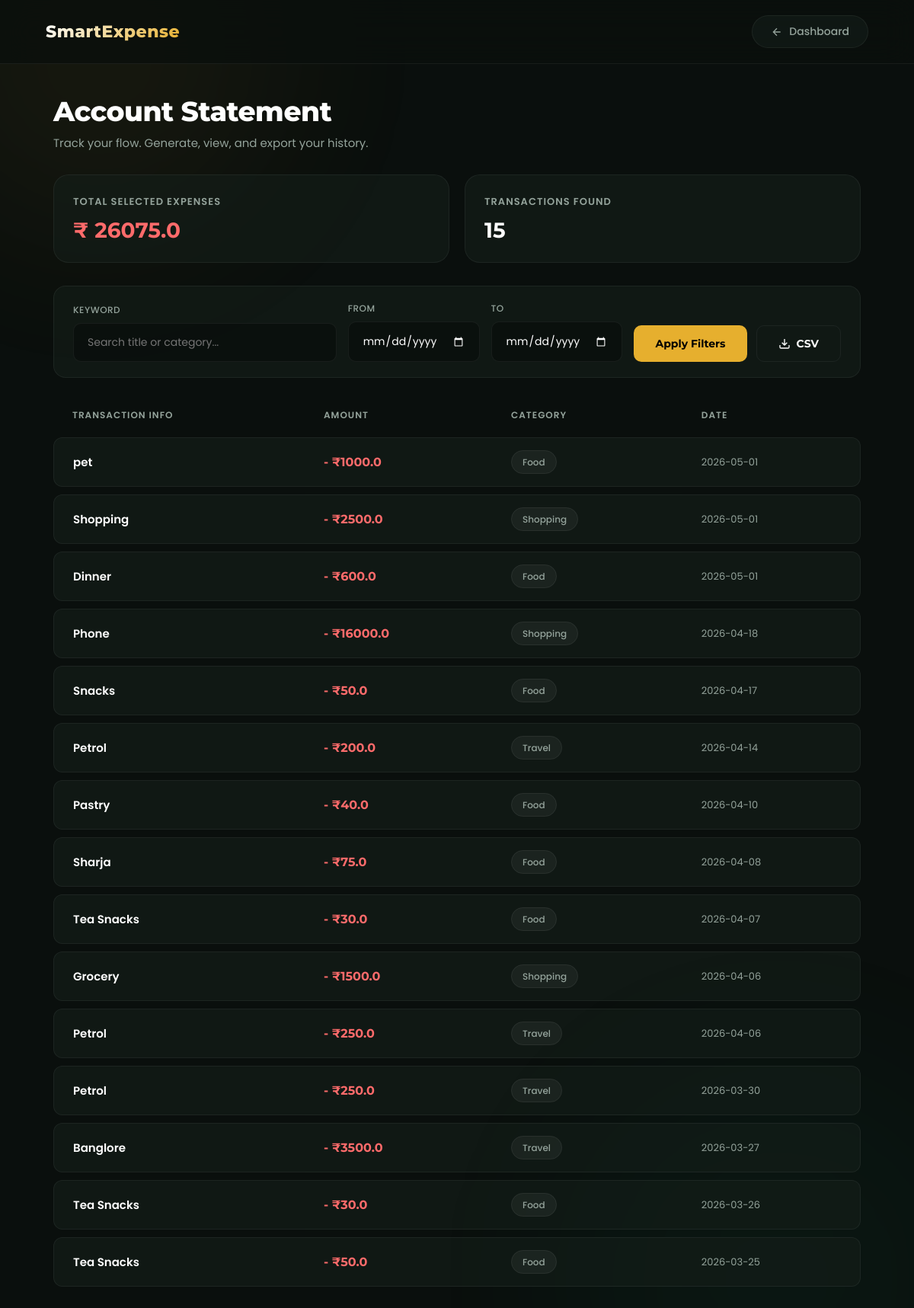
Screenshot of /statement (signed in) with the database file from the repository.
### tables this page shows
CREATE TABLE expenses (
                id INTEGER PRIMARY KEY AUTOINCREMENT,
                user_email TEXT,
                title TEXT,
                amount REAL,
                category TEXT,
                date TEXT
            );

### app.py (the view)
@app.route("/statement")
def statement():
    if "user" not in session:
        return redirect("/login")
    search_query = request.args.get('search')
    start_date = request.args.get('start_date')
    end_date = request.args.get('end_date')
    conn = sqlite3.connect(DB_FILE)
    cursor = conn.cursor()
    query = "SELECT title, amount, category, date FROM expenses WHERE user_email = ?"
    params = [session["email"]]
    if search_query:
        query += " AND (title LIKE ? OR category LIKE ?)"
        search_term = f"%{search_query}%"
        params.extend([search_term, search_term])
    if start_date:
        query += " AND date >= ?"
        params.append(start_date)
    if end_date:
        query += " AND date <= ?"
        params.append(end_date)
    query += " ORDER BY date DESC"
    cursor.execute(query, tuple(params))
    expenses = cursor.fetchall()
    total_expense = sum([exp[1] for exp in expenses]) if expenses else 0
    conn.close()
    return render_template(
        "statement.html",
        expenses=expenses,
        total_expense=total_expense
    )

### templates/statement.html (shortened to what this page needs)
<!DOCTYPE html>
<html lang="en">
<head>
</head>
<body>
    <header>
        <div class="logo">SmartExpense</div>
        <a href="/dashboard">
            <svg width="16" height="16" viewBox="0 0 24 24" fill="none" stroke="currentColor" stroke-width="2"><path d="M19 12H5M12 19l-7-7 7-7"/></svg>
            Dashboard
        </a>
    </header>
    <div class="container">
        <div class="header-section">
            <div class="title-wrapper">
                <h1>Account Statement</h1>
                <p>Track your flow. Generate, view, and export your history.</p>
            </div>
        </div>
        <div class="stats-grid">
            <div class="stat-card">
                <span class="stat-label">Total Selected Expenses</span>
                <span class="stat-value expense">₹ {{ total_expense }}</span>
            </div>
            <div class="stat-card">
                <span class="stat-label">Transactions Found</span>
                <span class="stat-value">{{ expenses|length if expenses else 0 }}</span>
            </div>
        </div>
        <div class="controls-card">
            <form action="/statement" method="GET" class="filter-form">
                <div class="input-group" style="flex: 2;">
                    <label for="search">Keyword</label>
                    <input type="text" id="search" name="search" placeholder="Search title or category..." value="{{ request.args.get('search', '') }}">
                </div>
                <div class="input-group">
                    <label for="start_date">From</label>
                    <input type="date" id="start_date" name="start_date" value="{{ request.args.get('start_date', '') }}">
                </div>
                <div class="input-group">
                    <label for="end_date">To</label>
                    <input type="date" id="end_date" name="end_date" value="{{ request.args.get('end_date', '') }}">
                </div>
                <div class="btn-group">
                    <button type="submit" class="btn">Apply Filters</button>
                    <button type="submit" formaction="/export-csv" formmethod="GET" class="btn btn-outline">
                        <svg width="16" height="16" viewBox="0 0 24 24" fill="none" stroke="currentColor" stroke-width="2"><path d="M21 15v4a2 2 0 0 1-2 2H5a2 2 0 0 1-2-2v-4M7 10l5 5 5-5M12 15V3"/></svg>
                        CSV
                    </button>
                </div>
            </form>
        </div>
        <div class="statement-area">
            <table>
                <thead>
                    <tr>
                        <th>Transaction Info</th>
                        <th>Amount</th>
                        <th>Category</th>
                        <th>Date</th>
                    </tr>
                </thead>
                <tbody>
                    {% for exp in expenses %}
                    <tr>
                        <td data-label="Info" class="tx-title">{{ exp[0] }}</td>
                        <td data-label="Amount" class="tx-amount">- ₹{{ exp[1] }}</td>
                        <td data-label="Category"><span class="category-badge">{{ exp[2] }}</span></td>
                        <td data-label="Date" class="tx-date">{{ exp[3] }}</td>
                    </tr>
                    {% endfor %}
                </tbody>
            </table>
        </div>
    </div>
</body>
</html>

### rows the page displays
expenses: title "pet", amount "1000.0", category "Food", date "2026-05-01"
expenses: title "Shopping", amount "2500.0", category "Shopping", date "2026-05-01"
expenses: title "Dinner", amount "600.0", category "Food", date "2026-05-01"
expenses: title "Phone", amount "16000.0", category "Shopping", date "2026-04-18"
expenses: title "Snacks", amount "50.0", category "Food", date "2026-04-17"
expenses: title "Petrol", amount "200.0", category "Travel", date "2026-04-14"
expenses: title "Pastry", amount "40.0", category "Food", date "2026-04-10"
expenses: title "Sharja", amount "75.0", category "Food", date "2026-04-08"
expenses: title "Tea Snacks", amount "30.0", category "Food", date "2026-04-07"
expenses: title "Grocery", amount "1500.0", category "Shopping", date "2026-04-06"
expenses: title "Petrol", amount "250.0", category "Travel", date "2026-04-06"
expenses: title "Petrol", amount "250.0", category "Travel", date "2026-03-30"
expenses: title "Banglore", amount "3500.0", category "Travel", date "2026-03-27"
expenses: title "Tea Snacks", amount "30.0", category "Food", date "2026-03-26"
expenses: title "Tea Snacks", amount "50.0", category "Food", date "2026-03-25"

### other values shown
{{ total_expense }} "26075.0"
{{ expenses|length if expenses else 0 }} "15"
